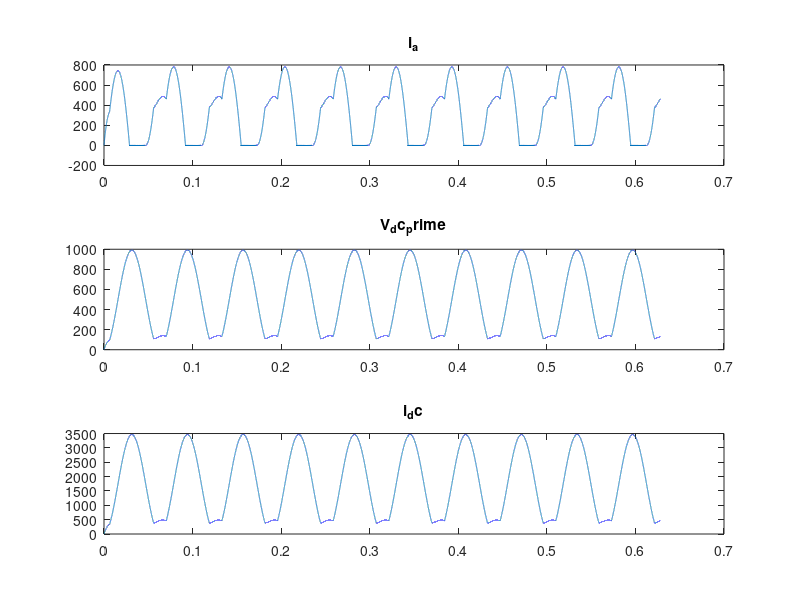

Write MATLAB code to recreate this figure.
clear all
clc

L_ac = 1e-3;
L_dc = 5e-3;
w_ac = 100;
T_ac = (2*pi)/w_ac;
sig = 0.01;
tau = 1e-5;
R_load = 0.2865;

del_t = T_ac/10000;
t_end = 10*T_ac;
t(1) = 0;
k = 1;

e_a(1) = 100;
e_b(1) = -50;
e_c(1) = -50;

V_dc_p(1) = 0;
i_dc(1) = 0;

i_a(1) = 0;
i_b(1) = 0;
i_c(1) = 0;

i_d1(1) = 0;
i_d3(1) = 0;
i_d5(1) = 0;

V_ag(1) = 0;
V_bg(1) = 0;
V_cg(1) = 0;

while t(k) < t_end
    % diode currents logic
    if i_a(k) > 0
        i_d1(k+1) = i_a(k);
    else
        i_d1(k+1) = 0;
    end
    
    if i_b(k) > 0
        i_d3(k+1) = i_b(k);
    else
        i_d3(k+1) = 0;
    end
    
    if i_c(k) > 0
        i_d5(k+1) = i_c(k);
    else
        i_d5(k+1) = 0;
    end
    
    % output current
    i_dc(k+1) = i_d1(k+1) + i_d3(k+1) + i_d5(k+1);
    
    % Logic for V_ag, V_bg and V_cg
    if i_a(k) > sig
        V_ag(k) = V_dc_p(k);
    elseif i_a(k) < -sig
        V_ag(k) = 0;
    else
        V_ag(k) = ((V_dc_p(k)*i_a(k))/(2*sig)) + (V_dc_p(k)/2);
    end
    
    if i_b(k) > sig
        V_bg(k) = V_dc_p(k);
    elseif i_b(k) < -sig
        V_bg(k) = 0;
    else
        V_bg(k) = ((V_dc_p(k)*i_b(k))/(2*sig)) + (V_dc_p(k)/2);
    end
    
    if i_c(k) > sig
        V_cg(k) = V_dc_p(k);
    elseif i_c(k) < -sig
        V_cg(k) = 0;
    else
        V_cg(k) = ((V_dc_p(k)*i_c(k))/(2*sig)) + (V_dc_p(k)/2);
    end
    
    % Va, Vb, Vc calculations
    V_a(k) = (2/3)*V_ag(k) - (1/3)*V_bg(k) - (1/3)*V_cg(k);
    V_b(k) = (2/3)*V_bg(k) - (1/3)*V_ag(k) - (1/3)*V_cg(k);
    V_c(k) = (2/3)*V_cg(k) - (1/3)*V_ag(k) - (1/3)*V_bg(k);
    
    e_a(k) = 100*cos(100*t(k));
    e_b(k) = 100*cos((100*t(k)) - (2*pi/3));
    e_c(k) = 100*cos((100*t(k)) + (2*pi/3));
    
    % Backward Euler
    i_a(k+1) = i_a(k) + del_t*((e_a(k) - V_a(k))/L_ac);
    i_b(k+1) = i_b(k) + del_t*((e_b(k) - V_b(k))/L_ac);
    i_c(k+1) = i_c(k) + del_t*((e_b(k) - V_c(k))/L_ac);
    
    %V_dc_p(k+1) = (1/((del_t/tau)+1)) * (V_dc_p(k) + ((L_dc*(i_dc(k+1)-i_dc(k)))/tau) + ((del_t*i_dc(k+1)*R_load)/tau));
    V_dc_p(k+1) = R_load*i_dc(k+1);
    
    t(k+1) = t(k) + del_t;
    k = k+1;
end

subplot(3,1,1)
plot(t,i_a)
title('i_a')

subplot(3,1,2)
plot(t,V_dc_p)
title("V_dc_prime")

subplot(3,1,3)
plot(t,i_dc)
title("i_dc")